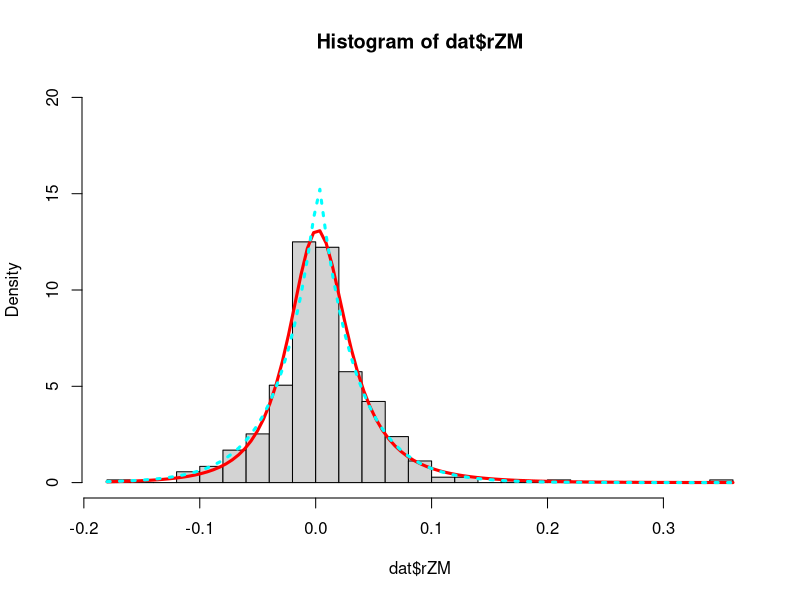

Here is the R script that generated this plot:
rm(list = setdiff(ls(), lsf.str())) # remove all variables except functions
setwd("C:/Users/Lenovo/Desktop/IE522/HW7/")

dat <- read.csv("ZMTSLA.csv")
t = 1/252
n = 356

###### NIG (Normal Inverse Gaussian)
## theta[1] = alpha, theta[2] = beta,theta[3] = delta, theta[4] = mu
initialvalueNIG=c(10,0,2,0)
initialvalueNIG=c(15.3997719, 4.0914736, 7.5013727, -0.7332863)
NIG=function(x,theta){theta[1]*theta[3]*t/pi*
    besselK(theta[1]*sqrt(theta[3]^2*t^2
                          +(x-theta[4]*t)^2),1)/
    (sqrt(theta[3]^2*t^2+(x-theta[4]*t)^2))*
    exp(theta[3]*sqrt(theta[1]^2-theta[2]^2)*t+
          theta[2]*(x-theta[4]*t))}
resultNIG=optim(initialvalueNIG,fn=function(theta)
{-sum(log(NIG(dat$rZM[2:357], theta)))},method="L-BFGS-B")

###### Laplace, theoretical MLE
## theta[1] = mu, theta[2] = b
laplace = function(x, theta){1/(2*theta[2]) * exp(-abs(x-theta[1])/theta[2]) }

mu_lp = median(dat$rZM, na.rm = TRUE)
b_lp = 1/n * sum(abs(dat$rZM[2:357] - mu_lp))

##### visualize
hist(dat$rZM, probability = TRUE, breaks = 30, ylim = c(0,20))
thetaNIG = resultNIG$par
thetaLAPLACE = c(mu_lp, b_lp)
curve(NIG(x, thetaNIG), add = TRUE, col = "red", lwd =3, lty=1) ## NIG
curve(laplace(x, thetaLAPLACE), add = TRUE, col = "cyan", lwd =3, lty = 3) ## Laplace
